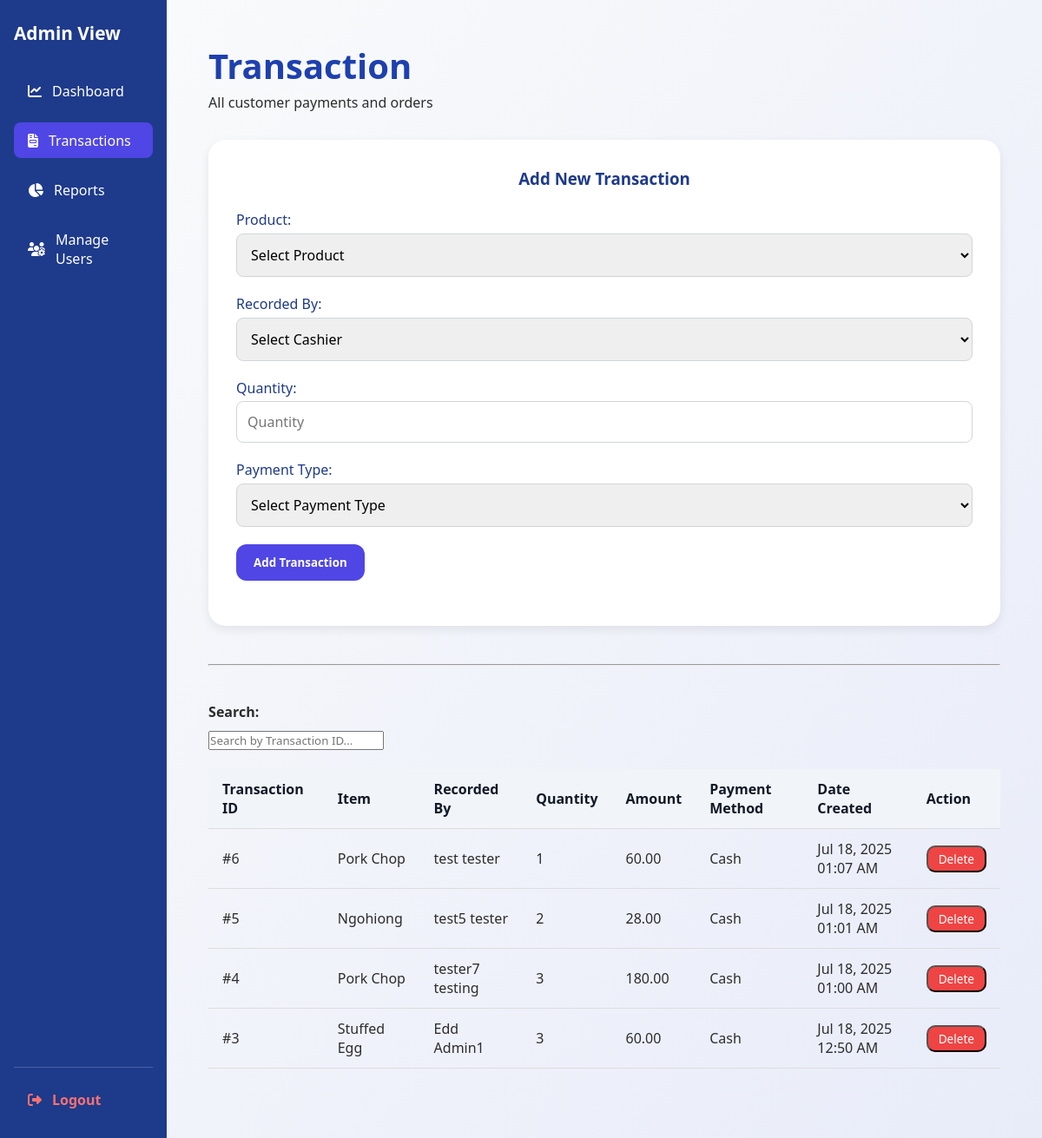
Page /admin/adminTransactions.php (signed in) on the committed database.
### tables this page shows
CREATE TABLE `transactions` (
  `transaction_id` int(11) NOT NULL,
  `product_id` int(11) NOT NULL,
  `user_id` int(11) NOT NULL,
  `quantity` int(11) NOT NULL,
  `created_at` datetime DEFAULT current_timestamp(),
  `is_deleted` int(11) NOT NULL DEFAULT 0,
  `payment_type` enum('Cash','GCash') NOT NULL DEFAULT 'Cash'
);

CREATE TABLE `products` (
  `product_id` int(11) NOT NULL,
  `product_name` varchar(100) NOT NULL,
  `price` decimal(10,2) NOT NULL
);

CREATE TABLE `users` (
  `user_id` int(11) NOT NULL,
  `first_name` varchar(100) NOT NULL,
  `last_name` varchar(100) NOT NULL,
  `email` varchar(100) NOT NULL,
  `password` varchar(255) NOT NULL,
  `role` enum('admin','cashier') NOT NULL,
  `created_at` timestamp NOT NULL DEFAULT current_timestamp(),
  `is_disabled` int(11) NOT NULL DEFAULT 0
);

### src/includes/functions.inc.php (called while the page is built, shortened)
<?php
    function getAllTransactions($conn) {
        $sql = "SELECT t.transaction_id, t.quantity * p.price AS amount, t.created_at, u.user_id, u.first_name, u.last_name, t.quantity, t.payment_type, p.product_name FROM transactions t LEFT JOIN users u ON t.user_id = u.user_id JOIN products p ON t.product_id = p.product_id WHERE t.is_deleted = 0 ORDER BY t.created_at DESC;";
        $stmt = mysqli_stmt_init($conn);
        if (!mysqli_stmt_prepare($stmt, $sql)) {
            header("Location: ../index.php?error=stmtFailed");
            exit();
        }
        mysqli_stmt_execute($stmt);
        $result = mysqli_stmt_get_result($stmt);
        $transactions = [];
        while ($row = mysqli_fetch_assoc($result)) {
            $transactions[] = $row;
        }
        return $transactions;
    }

### src/admin/adminTransactions.php (the view, shortened to what this page needs)
<?php
    require_once '../includes/dbh.inc.php';
    require_once '../includes/functions.inc.php';
    $transactions = getAllTransactions($conn);
?>
<!DOCTYPE html>
<html lang="en">
<head>
    <link rel="stylesheet" href="admin.css">
    <link rel="stylesheet" href="https://cdnjs.cloudflare.com/ajax/libs/font-awesome/6.5.0/css/all.min.css">
</head>
<body>
    <div class="sidebar">
        <div class="sidebar-header">
            <h2>Admin View</h2>
        </div>
        <nav class="sidebar-nav">
            <a href="adminDashboard.php" class="nav-link"><i class="fas fa-chart-line"></i> Dashboard</a>
            <a href="adminTransactions.php" class="nav-link active"><i class="fas fa-file-invoice"></i> Transactions</a>
            <a href="adminReports.php" class="nav-link"><i class="fas fa-chart-pie"></i> Reports</a>
            <a href="adminManageUsers.php" class="nav-link"><i class="fas fa-users-cog"></i> Manage Users</a>
        </nav>
        <div class="sidebar-footer">
            <a href="../includes/logout.inc.php" class="nav-link logout"><i class="fas fa-sign-out-alt"></i> Logout</a>
        </div>
    </div>
    <section class="dashboard-wrapper">
        <div class="dashboard-header">
            <h2>Transaction</h2>
            <p>All customer payments and orders</p>
        </div>
        <div class="add-user-form">
            <h3>Add New Transaction</h3>
            <form action="../includes/adminAddTransaction.inc.php" method="POST" class="forms">
                <div class="form-row">
                    <label for="product_id">Product:</label>
                    <select name="product_id" id="product_id" required>
                        <option value="" disabled selected>Select Product</option>
                    </select>
                </div>
                <div class="form-row">
                    <label for="user_id">Recorded By:</label>
                    <select name="user_id" id="user_id" required>
                        <option value="" disabled selected>Select Cashier</option>
                    </select>
                </div>
                <div class="form-row">
                    <label for="quantity">Quantity:</label>
                    <input type="number" name="quantity" id="quantity" placeholder="Quantity" min="1" required>
                </div>
                <div class="form-row">
                    <label for="payment_type">Payment Type:</label>
                    <select name="payment_type" id="payment_type" required>
                        <option value="" disabled selected>Select Payment Type</option>
                    </select>
                </div>
                <div class="form-row">
                    <button type="submit" name="submit" class="btn">Add Transaction</button>
                </div>
            </form>
        </div>
        <br><br><hr><br>
        <h4 style="margin-top: 20px; margin-bottom: 10px;">Search:</h4>
        <input type="text" id="search" placeholder="Search by Transaction ID..." autocomplete="off">
        <br><br>
        <div class="user-table">
            <table>
                <thead>
                    <tr>
                        <th>Transaction ID</th>
                        <th>Item</th>
                        <th>Recorded By</th>
                        <th>Quantity</th>
                        <th>Amount</th>
                        <th>Payment Method</th>
                        <th>Date Created</th>
                        <th>Action</th>
                    </tr>
                </thead>
                <tbody>
                    <?php foreach ($transactions as $tx): ?>
                        <tr class="transaction-row" data-user-naming="<?= htmlspecialchars($tx['transaction_id']); ?>">
                            <td>#<?= $tx['transaction_id']; ?></td>
                            <td><?= htmlspecialchars($tx['product_name']); ?></td>
                            <td><?= htmlspecialchars($tx['first_name'] . ' ' . $tx['last_name']); ?></td>
                            <td><?= $tx['quantity']; ?></td>
                            <td><?= number_format($tx['amount'], 2); ?></td>
                            <td><?= $tx['payment_type']; ?></td>
                            <td><?= date("M d, Y h:i A", strtotime($tx['created_at'])); ?></td>
                            <td>
                                <form action="../includes/adminDeleteTransaction.inc.php" method="POST" style="display: inline">
                                    <button type="submit" name="submit" class="btn small-btn" style="background-color: #ef4444; color: white; border-radius: 10px;">
                                        Delete
                                    </button>
                                </form>
                            </td>
                        </tr>
                    <?php endforeach; ?>
                </tbody>
            </table>
        </div>
    </section>
</body>
</html>

### src/admin/admin.css (style rules this page uses)
* { margin: 0; padding: 0; box-sizing: border-box; font-family: "Noto Sans", sans-serif; font-optical-sizing: auto; text-decoration: none; }
body { display: flex; min-height: 100vh; background: linear-gradient(to bottom right, #f3f4f6, #e0e7ff); color: #2c2c2c; }
.sidebar { display: flex; flex-direction: column; justify-content: space-between; width: 220px; background-color: #1e3a8a; color: white; padding: 1.5rem 1rem; box-shadow: 4px 0 8px rgba(0, 0, 0, 0.1); }
.sidebar-header { margin-bottom: 2rem; }
.sidebar h2 { display: flex; font-size: 1.3rem; align-items: center; gap: 0.5rem; font-weight: 600; }
.sidebar-nav { display: flex; flex-grow: 1; flex-direction: column; gap: 1rem; }
.nav-link { display: flex; color: white; text-decoration: none; font-size: 1rem; padding: 0.6rem 1rem; border-radius: 8px; align-items: center; gap: 0.75rem; transition: background-color 0.2s ease, transform 0.2s ease; }
.nav-link.active { background-color: #4f46e5; }
.sidebar-footer { margin-top: 2rem; border-top: 1px solid rgba(255, 255, 255, 0.2); padding-top: 1rem; }
.sidebar-footer .logout { color: #f87171; font-weight: 600; }
.dashboard-wrapper { flex-grow: 1; padding: 3rem; background: linear-gradient(to bottom right, #f9fafb, #e8ecf9); min-height: 100vh; }
.dashboard-header { margin-bottom: 2rem; }
.dashboard-header h2 { font-size: 2.5rem; font-weight: 700; color: #1e40af; margin-bottom: 0.25rem; }
.user-table { max-height: 500px; overflow-y: auto; }
.user-table table { width: 100%; border-collapse: collapse; margin-bottom: 2rem; overflow-x: auto; overflow-y: auto; }
.user-table thead th { position: sticky; top: 0; z-index: 1; background-color: #f1f5f9; }
.user-table th, .user-table td { padding: 0.75rem 1rem; text-align: left; border-bottom: 1px solid #ddd; }
.user-table th { background-color: #f1f5f9; color: #111827; }
.small-btn { padding: 0.25rem 0.75rem; font-size: 0.85rem; }
.add-user-form { background-color: #ffffff; padding: 2rem; border-radius: 1.25rem; box-shadow: 0 4px 12px rgba(0, 0, 0, 0.08); max-width: 100%; margin: 0 auto; }
.add-user-form h3 { margin-bottom: 1.5rem; color: #1e3a8a; text-align: center; }
.add-user-form label { font-weight: 500; margin-bottom: 0.3rem; display: block; color: #1e3a8a; }
.add-user-form select, .add-user-form input { width: 100%; padding: 0.75rem; border-radius: 0.5rem; border: 1px solid #d1d5db; font-size: 1rem; }
.form-row { margin-bottom: 1.25rem; flex-direction: column; }
.add-user-form button.btn { background-color: #4f46e5; color: white; padding: 0.75rem 1.25rem; border: none; border-radius: 0.75rem; font-weight: bold; cursor: pointer; transition: background 0.3s; }

### rows in the picture
transactions: transaction_id "6", product.product_name "Pork Chop", user.last_name "test tester", quantity "1", amount "60.00", payment_type "Cash", created_at "Jul 18, 2025 01:07 AM"
transactions: transaction_id "5", product.product_name "Ngohiong", user.last_name "test5 tester", quantity "2", amount "28.00", payment_type "Cash", created_at "Jul 18, 2025 01:01 AM"
transactions: transaction_id "4", product.product_name "Pork Chop", user.last_name "tester7 testing", quantity "3", amount "180.00", payment_type "Cash", created_at "Jul 18, 2025 01:00 AM"
transactions: transaction_id "3", product.product_name "Stuffed Egg", user.last_name "Edd Admin1", quantity "3", amount "60.00", payment_type "Cash", created_at "Jul 18, 2025 12:50 AM"
